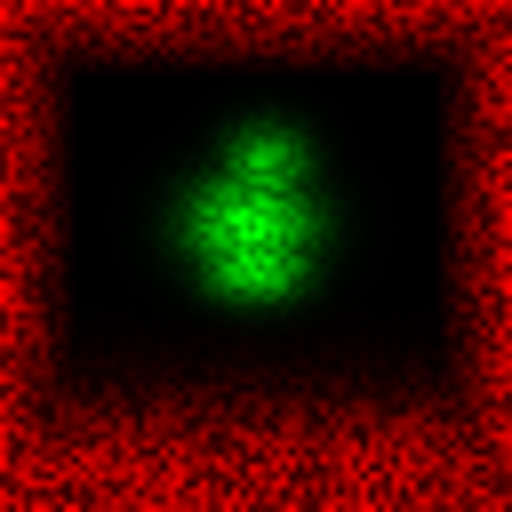
#> input picture Taierzhuang1938/Texture/Texture_SingleBlanketMask.webp, 1024 x 1024 px (shown at 1/2 size)
$ python Script_SingleBlanketTextureBake.py --source ../Texture/Texture_SingleBlanketMask.webp
#> lines starting #> are read from the running program, lines starting #| are printed output that depends on the picture
"""Canonicalize the approved imagegen cloth atlas and bake its PBR/mask maps.

Python 3 + numpy + Pillow. This is an author UV atlas, never a repeating tile.
The source PNG is a physical 1.4 x 1.9 m rectangle encoded into square UV space;
that affine encoding restores the original yarn aspect ratio on the model.
"""
import argparse
import hashlib
import json
import subprocess
import sys
from pathlib import Path

import numpy as np
from PIL import Image

projectDir = Path(__file__).resolve().parents[1]
sourcePath = projectDir / "_import/Source/SingleBlanket/Texture_SingleBlanketSource.png"
referencePath = sourcePath.with_name("Texture_SingleBlanketApprovedReference.png")
alphaPath = sourcePath.with_name("Texture_SingleBlanketReferenceAlpha.png")


# [9 lines left out: function ProjectApprovedReference, not called in this run]


def PrepareSource(inputPath):
    with Image.open(inputPath) as sourceImage:
#> sourceImage is the input picture: PIL image 1024x1024 RGB; mean R, G, B 56.9, 10.2, 0
        rgba = np.asarray(sourceImage.convert("RGBA"))
    foreground = rgba[..., 3] > 24
#> foreground: shape (1024, 1024) bool; every value is 1
    rows, columns = np.nonzero(foreground)
    if not len(rows):
        raise ValueError("Generated source has no visible cloth")
    cropBox = (int(columns.min()), int(rows.min()), int(columns.max()) + 1, int(rows.max()) + 1)
#> cropBox = (0, 0, 1024, 1024)
    atlasImage = Image.fromarray(rgba).crop(cropBox).resize((1024, 1024), Image.Resampling.LANCZOS)
    atlas = np.asarray(atlasImage).copy()
    # Keep invisible RGB neutral; black outside the alpha would contaminate the
    # derivative normal map, colour metrics and bilinear edge sampling.
    bodyRgb = np.median(atlas[atlas[..., 3] > 250, :3], axis=0).astype(np.uint8)
#> bodyRgb = [36, 0, 0]
    atlas[atlas[..., 3] < 8, :3] = bodyRgb
    sourcePath.parent.mkdir(parents=True, exist_ok=True)
    Image.fromarray(atlas).save(sourcePath, optimize=True)
    print(json.dumps({"crop": cropBox, "canonicalSource": str(sourcePath), "size": [1024, 1024]}))
#| {"crop": [0, 0, 1024, 1024], "canonicalSource": "Taierzhuang1938/_import/Source/SingleBlanket/Texture_SingleBlanketSource.png", "size": [1024, 1024]}


def BakeMask():
    # Image top is the head (-Y). Pelvis y=+0.05 maps to image y=0.5263.
    rng = np.random.default_rng(19380317)
    y, x = np.mgrid[0:1024, 0:1024] / 1023.0
    coarse = Image.fromarray(np.uint8(rng.random((64, 64)) * 255)).resize((1024, 1024), Image.Resampling.BICUBIC)
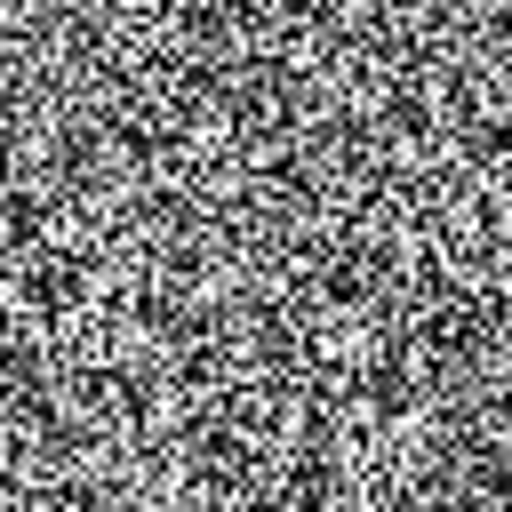
#> coarse: PIL image 1024x1024 L (shown at 1/2 size); min 0, max 255, mean 126.4
    noise = np.asarray(coarse, dtype=np.float64) / 255.0
    edge = np.minimum.reduce([x, 1-x, y, 1-y])
    mud = np.clip((0.15-edge) / 0.15, 0, 1) * (0.28 + 0.72*noise)
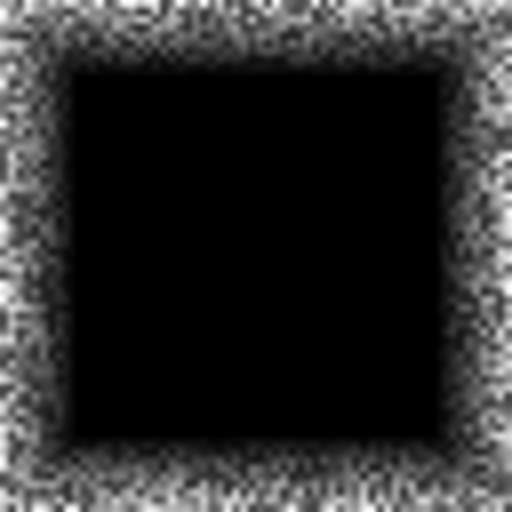
#> mud: shape (1024, 1024) float64 (shown at 1/2 size); min 0, max 1, mean 0.172
    mud = np.maximum(mud, np.exp(-((y-0.93)/0.15)**2) * (0.22+0.65*noise))
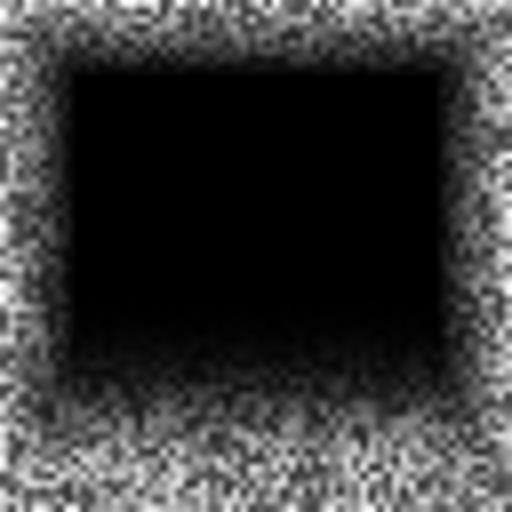
#> mud: shape (1024, 1024) float64 (shown at 1/2 size); min 4.12e-13, max 1, mean 0.223
    blood = np.zeros_like(x)
    for centerX, centerY, radiusX, radiusY, amount in [
        (0.50, 0.52, 0.13, 0.09, 0.90),
        (0.49, 0.44, 0.16, 0.13, 1.00),
        (0.52, 0.33, 0.11, 0.11, 0.72),
    ]:
        blob = np.exp(-2.0*(((x-centerX)/radiusX)**2+((y-centerY)/radiusY)**2))
        blood = np.maximum(blood, amount*blob)
    blood = np.clip(blood * (0.63+0.52*noise), 0, 1)
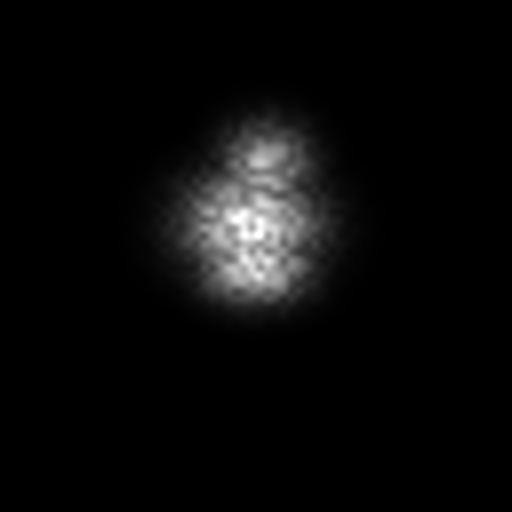
#> blood: shape (1024, 1024) float64 (shown at 1/2 size); min 7.19e-26, max 1, mean 0.04
    mask = np.stack([mud, blood, np.zeros_like(x)], axis=2)
    maskPath = projectDir / "Texture/Texture_SingleBlanketMask.webp"
    Image.fromarray(np.uint8(np.clip(mask, 0, 1)*255+0.5)).save(maskPath, lossless=True, method=6)
    print(json.dumps({"mask": str(maskPath), "channels": "R=mud G=blood B=0", "size": [1024, 1024]}))


# [99 lines left out: functions Blur, FinishBase, BakeDetailNormal, not called in this run]


def Main():
    parser = argparse.ArgumentParser(description=__doc__)
    parser.add_argument("--source", type=Path, help="Optional alternate imagegen RGBA; default projects the committed approved reference and alpha")
    parser.add_argument("--dry-run", action="store_true")
    args = parser.parse_args()
    if args.source:
        PrepareSource(args.source)
    elif not args.dry_run:
        ProjectApprovedReference()
    if not sourcePath.exists():
        raise FileNotFoundError(sourcePath)
    command = [sys.executable, str(projectDir / "_import/Script_BakePbrTexture.py"),
        "--source", str(sourcePath), "--name", "SingleBlanket", "--preset", "singleBlanketAtlas",
        "--tile-m", "1.630950643", "--size", "1024", "--data-size", "1024",
        "--pack", "orm", "--seamless", "none", "--no-flatten", "--keep-alpha",
        # Approved V3 cloth crop's display palette: warm gray-brown, without
        # the previous cool/green bias. These are image sRGB statistics, not
        # a measured historical albedo. Full strength avoids source mean leak.
        "--mean", "0.655,0.601,0.548", "--contrast", "0.075", "--tone-strength", "1.0",
        "--normal-convention", "gl", "--relief-m", "0.00006", "--normal-strength", "0.8",
        "--rough", "0.92", "--rough-var", "0.006", "--rough-min", "0.85", "--ao", "0.04", "--metal", "0",
        "--base-quality", "90", "--data-quality", "90", "--data-lossless",
        "--uv-atlas-reason", "One non-repeating 1.4x1.9m worn sheet, five user-approved repair patches; square UV encoding compensates the physical cloth aspect ratio",
        "--strict"]
    if args.dry_run:
        command.append("--dry-run")
    subprocess.run(command, check=True)
    if not args.dry_run:
        if not args.source:
            recordPath = projectDir / "_import/TextureBakes/Texture_SingleBlanket.json"
            record = json.loads(recordPath.read_text(encoding="utf-8"))
            record["referenceProjection"] = {
                "colorSource": referencePath.relative_to(projectDir).as_posix(),
                "colorSha256": hashlib.sha256(referencePath.read_bytes()).hexdigest(),
                "alphaSource": alphaPath.relative_to(projectDir).as_posix(),
                "alphaSha256": hashlib.sha256(alphaPath.read_bytes()).hexdigest(),
                "method": "Approved imagegen RGB projected into square UV; prior edge alpha retained; no repainting"}
            record["clothPass20261023"] = {"base": FinishBase(), "detailNormal": BakeDetailNormal()}
            # Output records describe the files as shipped (after the cloth pass).
            # The detail normal is its own manifest entry (SingleBlanketDetailNormal); it is recorded here, not in outputs.
            for name, channel in (("Texture_SingleBlanketBase.webp", "Base"), ("Texture_SingleBlanketDetailNormal.webp", "DetailNormal")):
                data = (projectDir / "Texture" / name).read_bytes()
                with Image.open(projectDir / "Texture" / name) as image:
                    entry = {"channel": channel, "file": name, "width": image.width, "height": image.height,
                             "bytes": len(data), "sha256": hashlib.sha256(data).hexdigest()}
                if channel == "Base":
                    record["outputs"] = [entry if o["file"] == name else o for o in record["outputs"]]
                else:
                    record["clothPass20261023"]["detailNormal"]["file"] = entry
            record["totalBytes"] = sum(o["bytes"] for o in record["outputs"])
            recordPath.write_text(json.dumps(record, ensure_ascii=False, indent=2)+"\n", encoding="utf-8")
            print(json.dumps(record["clothPass20261023"]))
        BakeMask()


if __name__ == "__main__":
    Main()

$ run again, with Taierzhuang1938/_import/Source/Texture_LowpolyWw2Soldier.png saved as Taierzhuang1938/Texture/Texture_SingleBlanketMask.webp
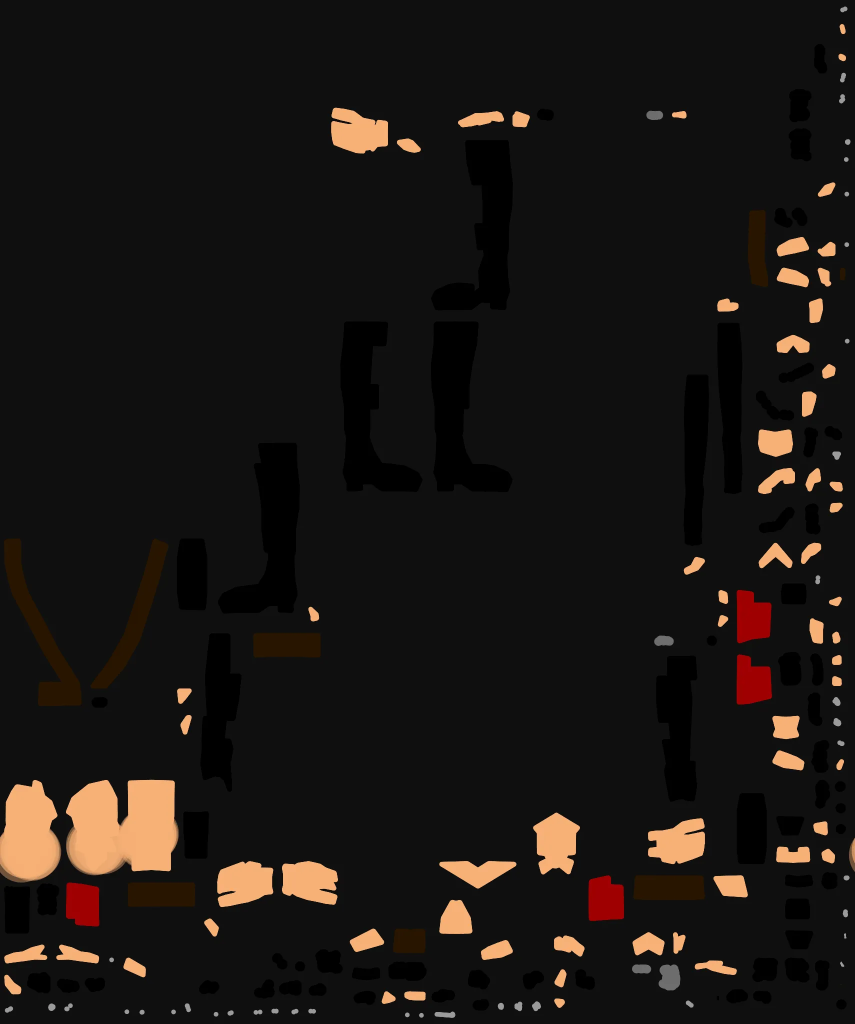
#> input picture Taierzhuang1938/_import/Source/Texture_LowpolyWw2Soldier.png, 1710 x 2048 px (shown at 1/2 size)
#> in PrepareSource, sourceImage is the input picture: PIL image 1710x2048 RGB; mean R, G, B 25.8, 21.4, 18.5
#> foreground: shape (2048, 1710) bool; every value is 1
#> cropBox = (0, 0, 1710, 2048)
#> in PrepareSource, `atlasImage = Image.fromarray(rgba).crop(cropBox).resize((1024, 1024), ..`:
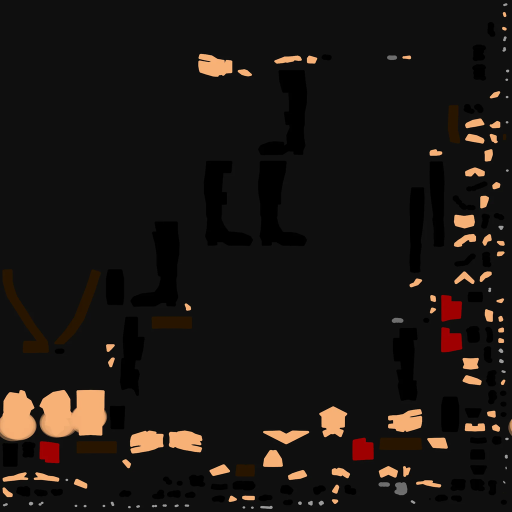
#> atlasImage: PIL image 1024x1024 RGBA (shown at 1/2 size); mean R, G, B, A 25.8, 21.4, 18.5, 255
#> bodyRgb = [15, 15, 15]
#| {"crop": [0, 0, 1710, 2048], "canonicalSource": "Taierzhuang1938/_import/Source/SingleBlanket/Texture_SingleBlanketSource.png", "size": [1024, 1024]}
